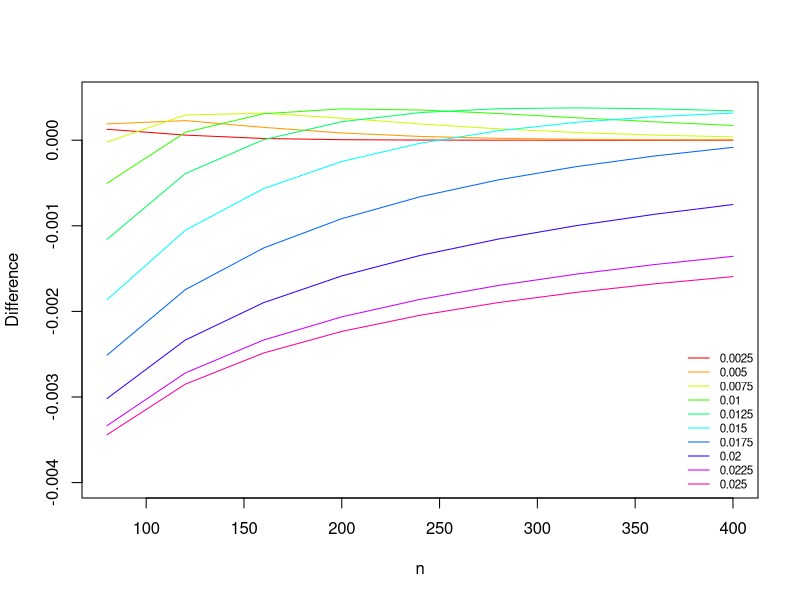
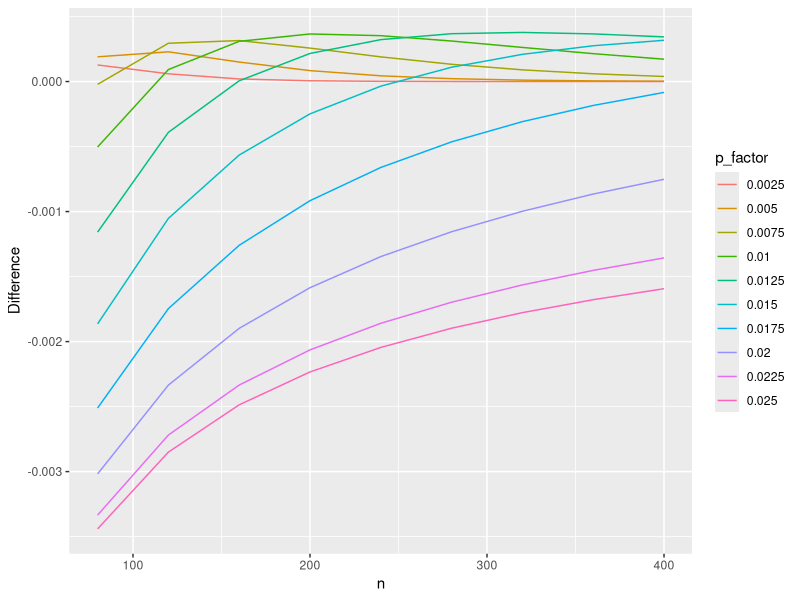
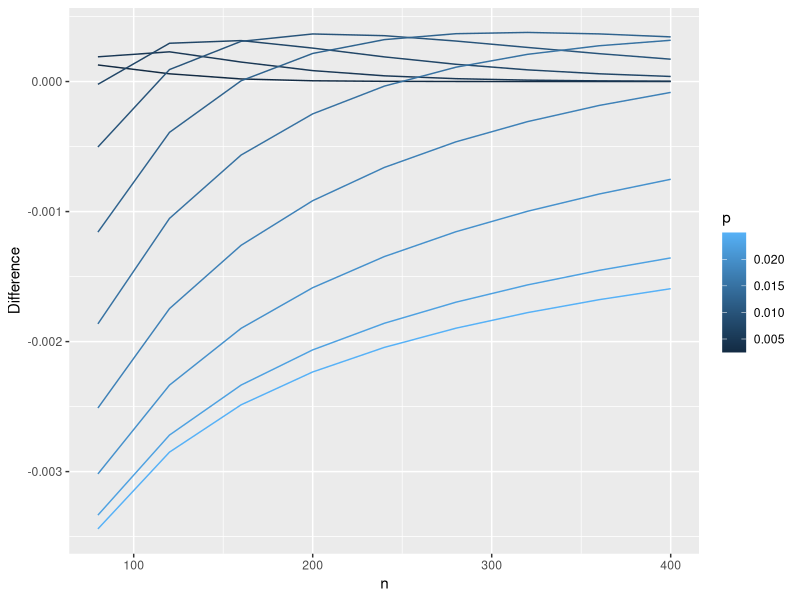

Write the R code that produced these figures, in order.
## ---- chunk 1
library(kableExtra)
library(dplyr)
## ---- chunk 2
# Set up
n=seq(80,400,by=40) # varying sample size
p=seq(0.0025,.025,by=.0025)  # varying probability
np<-expand.grid(n=n,p=p)  # find every combination
np$k<-.025*np$n   # find the number in your sample with sarcoidosis 
np$lambda <- np$n*np$p  # find lambda using the approximation equation

# Calculate the probabilities
np$prob_bin <- dbinom(x=np$k, size=np$n, prob=np$p)
np$prob_pois <- dpois(x=np$k, lambda=np$lambda)
np$diff <- np$prob_pois-np$prob_bin
## ---- chunk 3
# Step 1: Create vector for colors to use in plotting our lines
col_vec <- rainbow( length(p) ) # use "rainbow" so that each "p" has unique color spanning the rainbow
col_vec # check out what it returns

# Step 2: Create a blank plot to loop through each p to add the lines to:
plot(x=NA, y=NA, xlab='n', ylab='Difference', xlim=c(80,400), ylim=c(-0.004,0.0005))

# Step 3: Loop through and add lines for each p
for( i in 1:length(p) ){
  np_i <- np[which(np$p == p[i]),] # subset the data to plot
  lines(x=np_i$n, y=np_i$diff, col=col_vec[i])  
}

# Step 4: Add legend so we know what each line color/type is
legend('bottomright', lty=1, col=col_vec, legend=p, cex=0.7, bty='n') # use cex=0.7 to shrink the size to avoid overlapping the lines, bty='n' removes the default box outline from the legend
## ---- chunk 4
library(ggplot2)

# Coerce "p" to be a factor for different plotting colors
np$p_factor <- factor(np$p)

ggplot(data=np, aes(x=n,y=diff,group=p_factor,color=p_factor)) + # using group=p tells ggplot to essentially do the for loop we had to use above for the base R graphics
  geom_line() + # specifies that we want a line graph
  ylab('Difference')
## ---- chunk 5
# Plot with the numeric version of our prevalence
ggplot(data=np, aes(x=n,y=diff,group=p,color=p)) + # using group=p tells ggplot to essentially do the for loop we had to use above for the base R graphics
  geom_line() + # specifies that we want a line graph
  ylab('Difference')
